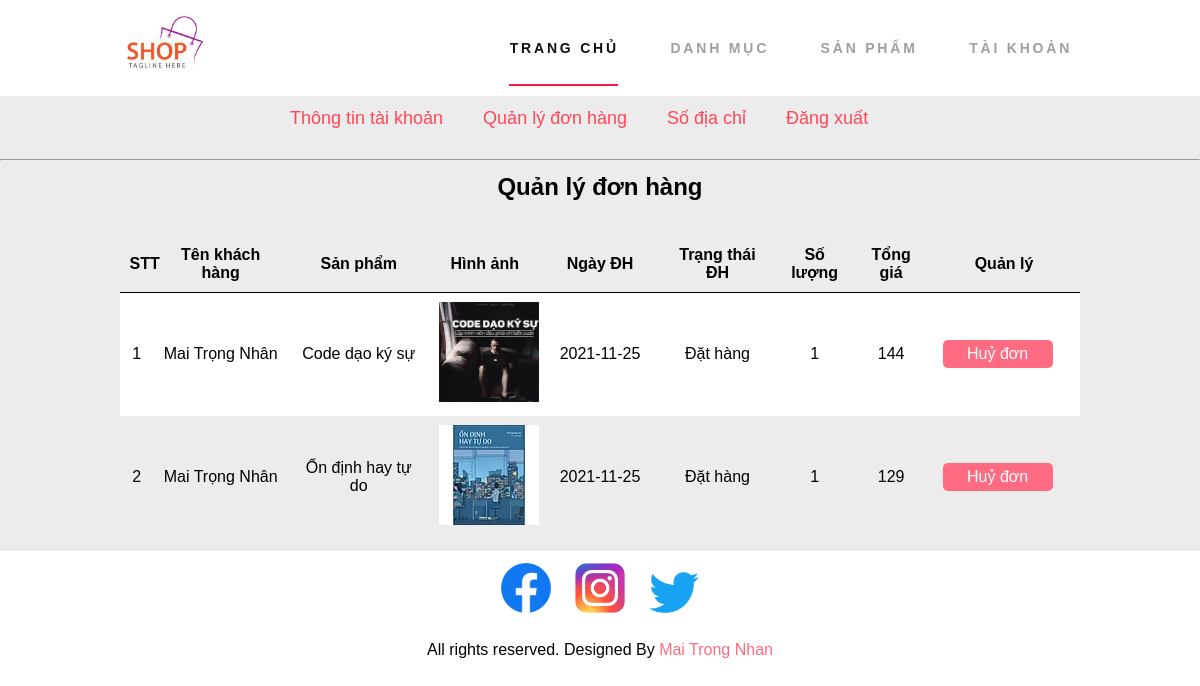
Screenshot of /Customer/manager-order.php (signed in) with the database file from the repository.
### tables this page shows
CREATE TABLE `DatHang` (
  `SoDonDH` int(5) NOT NULL,
  `MSKH` int(5) DEFAULT NULL,
  `MSNV` int(5) DEFAULT NULL,
  `MaDC` int(5) DEFAULT NULL,
  `NgayDH` date DEFAULT NULL,
  `NgayGH` date DEFAULT NULL,
  `TrangThaiDH` varchar(50) DEFAULT NULL
);

CREATE TABLE `KhachHang` (
  `MSKH` int(5) NOT NULL,
  `HoTenKH` varchar(50) DEFAULT NULL,
  `UserName` varchar(50) NOT NULL,
  `Password` varchar(50) NOT NULL,
  `TenCongTy` varchar(50) DEFAULT NULL,
  `SoDienThoai` varchar(10) DEFAULT NULL CHECK (1 = `SoDienThoai` regexp '^[0-9]{10}$'),
  `SoFax` varchar(20) DEFAULT NULL
);

CREATE TABLE `HangHoa` (
  `MSHH` int(5) NOT NULL,
  `TenHH` varchar(100) DEFAULT NULL,
  `QuyCach` varchar(2000) DEFAULT NULL,
  `Gia` int(20) DEFAULT NULL,
  `SoLuongHang` int(10) DEFAULT NULL,
  `MaLoaiHang` int(5) DEFAULT NULL
);

CREATE TABLE `HinhHangHoa` (
  `MaHinh` int(5) NOT NULL,
  `TenHinh` varchar(200) DEFAULT NULL,
  `MSHH` int(5) DEFAULT NULL
);

CREATE TABLE `ChiTietDatHang` (
  `SoDonDH` int(5) NOT NULL,
  `MSHH` int(5) NOT NULL,
  `SoLuong` int(5) DEFAULT NULL,
  `GiaDatHang` int(10) DEFAULT NULL,
  `GiamGia` int(10) DEFAULT NULL
);

### Config/connect.php (called while the page is built, shortened)
<?php
function executeSQLResult ($conn, $sql) {
    $result = mysqli_query($conn, $sql);
    $data = array();
    while ($row = mysqli_fetch_array($result)) {
        $data[] = $row;
    }
    return $data;
}
?>

### Customer/manager-order.php (the view, shortened to what this page needs)
<?php
include('./layouts/header.php');
if (isset($_SESSION['username_customer'])) {
    $username = $_SESSION['username_customer'];
} else {
    header('Location: ' . URL . 'Customer/login.php');
    die();
}
?>
<?php include('./layouts/child-menu.php'); ?>
<section class="register">
    <div class="container">
        <h1 class="text-center">Quản lý đơn hàng</h1>
        <br><br>
        <table class="tbl-manager">
            <tr>
                <th>STT</th>
                <th>Tên khách hàng</th>
                <th>Sản phẩm</th>
                <th>Hình ảnh</th>
                <th>Ngày ĐH</th>
                <th>Trạng thái ĐH</th>
                <th>Số lượng</th>
                <th>Tổng giá</th>
                <th>Quản lý</th>
            </tr>
            <?php
            if (isset($_GET['filter'])) {
                $filter = $_GET['filter'];
                unset($_GET['filter']);
            } else {
                $filter = 1;
            }
            $conn = connectToDatabase();
            $sql = "SELECT A.SoDonDH, B.HoTenKH, A.NgayDH, A.NgayGH, A.TrangThaiDH, E.GiamGia, E.SoLuong, E.GiaDatHang, F.TenHH, F.MSHH
                    FROM DatHang AS A, KhachHang AS B, ChiTietDatHang AS E, HangHoa AS F
                    WHERE A.MSKH = B.MSKH
                        AND A.SoDonDH = E.SoDonDH
                        AND E.MSHH = F.MSHH
                        AND B.UserName = '$username'
                        ORDER BY A.SoDonDH DESC";
            $listOrder = executeSQLResult($conn, $sql);
            for ($i = 1; $i <= count($listOrder); $i++) {
                $codeProduct = $listOrder[$i - 1]['MSHH'];
                $noOrder = $listOrder[$i - 1]['SoDonDH'];
                $nameCustomer = $listOrder[$i - 1]['HoTenKH'];
                $product = $listOrder[$i - 1]['TenHH'];
                $dayOrder = $listOrder[$i - 1]['NgayDH'];
                $statusOrder = $listOrder[$i - 1]['TrangThaiDH'];
                $quality = $listOrder[$i - 1]['SoLuong'];
                $total = $listOrder[$i - 1]['GiaDatHang'];
                $total = strval($total);
                $sql = "SELECT * FROM HinhHangHoa WHERE MSHH = $codeProduct LIMIT 1";
                $result_image = executeSQLResult($conn, $sql);
                $image_name = $result_image[0]['TenHinh'];
                $pathImage = URL . 'images/products/' . $image_name;
                if ($i % 2 == 0) {
            ?>
                    <tr class="text-center">
                        <td><?php echo $i; ?></td>
                        <td><?php echo $nameCustomer; ?></td>
                        <td><?php echo $product; ?></td>
                        <td><a href=<?php echo $pathImage; ?>><img src=<?php echo $pathImage; ?> width="100px" height="100px" alt="No image" class="img-category"></a></td>
                        <td class="day-order"><?php echo $dayOrder; ?></td>
                        <td><?php echo $statusOrder; ?></td>
                        <td><?php echo $quality; ?></td>
                        <td><?php echo $total; ?></td>
                        <td>
                            <?php
                            if ($statusOrder == "Đặt hàng") {
                            ?>
                                <a href=<?php
                                        echo URL . "Customer/cancel-order.php?noOrder=" . $noOrder . "&filter=" . $filter;
                                        ?> class="btn btn-primary">Huỷ đơn</a>
                            <?php
                            } else {
                            ?>
                                <a en class="btn btn-disabled">Huỷ đơn</a>
                            <?php
                            }
                            ?>
                        </td>
                    </tr>
                <?php
                } else {
                ?>
                    <tr class="white-row text-center">
                        <td><?php echo $i; ?></td>
                        <td><?php echo $nameCustomer; ?></td>
                        <td><?php echo $product; ?></td>
                        <td><a href=<?php echo $pathImage; ?>><img src=<?php echo $pathImage; ?> width="100px" height="100px" alt="No image" class="img-category"></a></td>
                        <td class="day-order"><?php echo $dayOrder; ?></td>
                        <td><?php echo $statusOrder; ?></td>
                        <td><?php echo $quality; ?></td>
                        <td><?php echo $total; ?></td>
                        <td>
                            <?php
                            if ($statusOrder == "Đặt hàng") {
                            ?>
                                <a href=<?php
                                        echo URL . "Customer/cancel-order.php?noOrder=" . $noOrder . "&filter=" . $filter;
                                        ?> class="btn btn-primary">Huỷ đơn</a>
                            <?php
                            } else {
                            ?>
                                <a class="btn btn-disabled">Huỷ đơn</a>
                            <?php
                            }
                            ?>
                        </td>
                    </tr>
            <?php
                }
            }
            ?>
        </table>
    </div>
</section>
<?php
include('./layouts/footer.php');
?>

### Customer/css/style.css (style rules this page uses)
* { margin: 0 0; padding: 0 0; font-family: Arial, Helvetica, sans-serif; }
.container { width: 80%; margin: 0 auto; padding: 1%; }
.text-center { text-align: center; }
a { text-decoration: none; }
.btn { padding: 1%; border: none; font-size: 1rem; border-radius: 5px; }
.btn-primary { background-color: #ff6b81; color: white; cursor: pointer; }
.register { background-color: #ececec; }
.tbl-manager { width: 100%; padding: 0; margin: 0; border-spacing: 0; }
.tbl-manager tr th { border-bottom: 1px solid black; padding: 1%; margin-left: 100px; }
.tbl-manager tr td { padding: 1%; }
.tbl-manager tr td:last-child { width: 9.5em; }
.tbl-manager tr td:last-child a { width: 100px; float: left; padding: 5px; margin-left: 5px; }
.day-order { width: 120px; }
.white-row { background-color: white; }

### rows the page displays
dathang: MSKH.HoTenKH "Mai Trọng Nhân", hanghoa.TenHH "Code dạo ký sự", hinhhanghoa.TenHinh (picture), NgayDH "2021-11-25", TrangThaiDH "Đặt hàng", chitietdathang.SoLuong "1", chitietdathang.GiaDatHang "144"
dathang: MSKH.HoTenKH "Mai Trọng Nhân", hanghoa.TenHH "Ổn định hay tự do", hinhhanghoa.TenHinh (picture), NgayDH "2021-11-25", TrangThaiDH "Đặt hàng", chitietdathang.SoLuong "1", chitietdathang.GiaDatHang "129"
